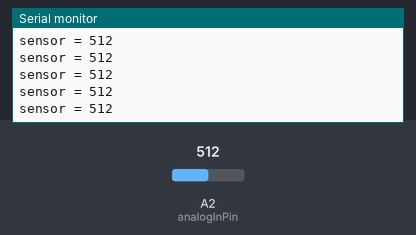
This sketch was run on a simulated Arduino Uno, built with avr-gcc and run on an emulated ATmega328P. Parts: the last lines printed to the serial monitor. The test bench sets the inputs (shaded band); at power-on: A2 (analogInPin) = 512.

Above: at 1.2 s.
1.3 s: A2 (analogInPin) set to 716
At 2.0 s:
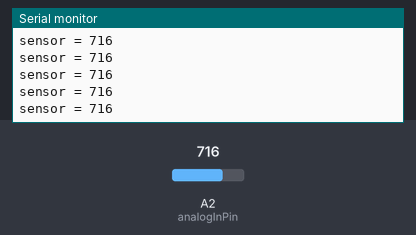
4.3 s: A2 (analogInPin) set to 900
At 5.3 s:
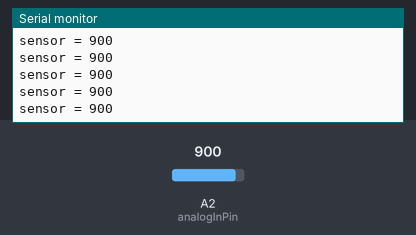
Timing chart, 0 to 7.3 s (numbered marks = the images above; inputs shaded):
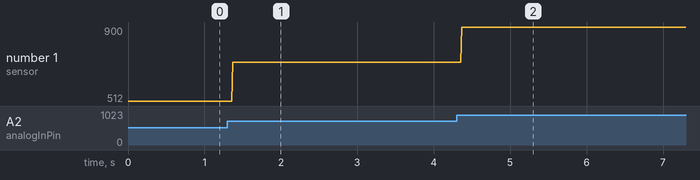

The sketch:

heart_beat.ino
```cpp
// These constants won't change. They're used to give names to the pins used:
const int analogInPin = A2;  // Analog input pin that the potentiometer is attached to

int sensorValue = 0;        // value read from the pot

void setup() {
  // initialize serial communications at 9600 bps:
  Serial.begin(9600);
}

void loop() {
  // read the analog in value:
  sensorValue = analogRead(analogInPin);
  // map it to the range of the analog out:

  // print the results to the Serial Monitor:
  Serial.print("sensor = ");
//  Serial.println(constrain(sensorValue, 500, 550));
  Serial.println(sensorValue);

  delay(2);
}
```

Measured:
- after the input at 1.3 s, the serial monitor: prints a new line after 0.07 s (image 1)
- after the input at 4.3 s, the serial monitor: prints a new line after 0.07 s (image 2)
- plotted number 1: 512 → 716 after the input at 1.3 s, 716 → 900 after the input at 4.3 s
